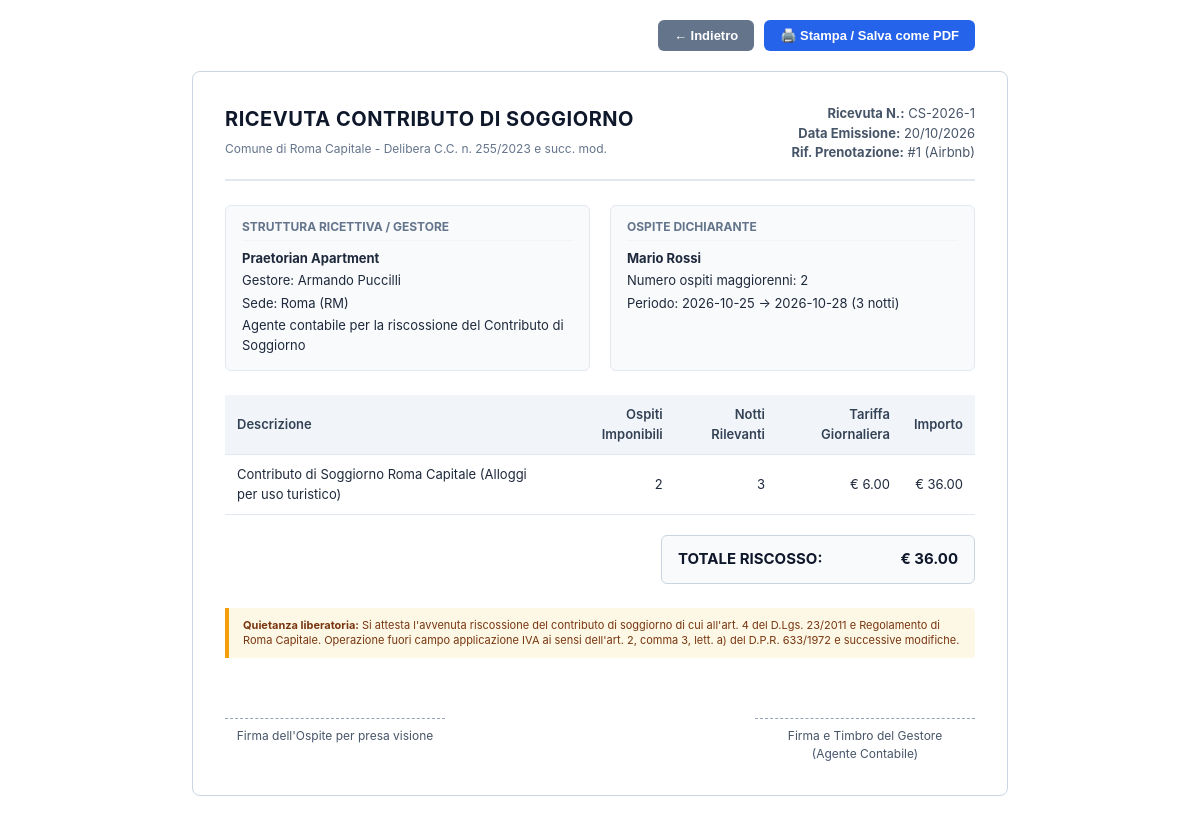
Page /dashboard/receipt/tourist-tax/1 on the committed database.
### tables this page shows
CREATE TABLE bookings (
        id INTEGER PRIMARY KEY AUTOINCREMENT,
        guest_name TEXT NOT NULL,
        channel TEXT NOT NULL,               -- Airbnb, Booking, Diretto
        check_in DATE NOT NULL,
        check_out DATE NOT NULL,
        nights INTEGER NOT NULL,
        guests_count INTEGER NOT NULL,
        gross_revenue REAL NOT NULL,         -- Incasso lordo totale
        ota_commission REAL DEFAULT 0.0,     -- Commissione portale
        cleaning_cost REAL DEFAULT 0.0,      -- Costo pulizia/lavanderia
        linen_kit_cost REAL DEFAULT 0.0,     -- Noleggio/cambio kit biancheria
        utilities_est REAL DEFAULT 0.0,      -- Quota forfettaria utenze
        net_profit REAL DEFAULT 0.0,         -- Utile netto effettivo
        created_at TIMESTAMP DEFAULT CURRENT_TIMESTAMP
    );

### app/routers/dashboard.py (the view)
@router.get("/receipt/tourist-tax/{booking_id}")
async def generate_tourist_tax_receipt(booking_id: int, request: Request):
    conn = get_db_connection()
    cursor = conn.cursor()
    cursor.execute("SELECT * FROM bookings WHERE id = ?", (booking_id,))
    booking = cursor.fetchone()
    conn.close()
    if not booking:
        raise HTTPException(status_code=404, detail="Prenotazione non trovata")
    booking = dict(booking)
    effective_nights = min(booking["nights"], 10)
    tax_total = booking["guests_count"] * effective_nights * 6.0
    today_str = date.today().strftime("%d/%m/%Y")
    receipt_year = str(booking["check_in"])[:4]
    return templates.TemplateResponse(
        request=request,
        name="receipt_tourist_tax.html",
        context={
            "booking": booking,
            "receipt_year": receipt_year,
            "tourist_tax": tax_total,
            "today_date": today_str
        }
    )

### templates/receipt_tourist_tax.html (shortened to what this page needs)
<!DOCTYPE html>
<html lang="it">
<head>
</head>
<body>
<div class="actions-bar no-print">
    <button onclick="window.history.back()" class="btn btn-secondary">&larr; Indietro</button>
    <button onclick="window.print()" class="btn">🖨️ Stampa / Salva come PDF</button>
</div>
<div class="receipt-card">
    <div class="header">
        <div>
            <h1>Ricevuta Contributo di Soggiorno</h1>
            <div style="font-size: 12px; color: #64748b;">Comune di Roma Capitale - Delibera C.C. n. 255/2023 e succ. mod.</div>
        </div>
        <div class="receipt-meta">
            <div><strong>Ricevuta N.:</strong> CS-{{ receipt_year }}-{{ booking.id }}</div>
            <div><strong>Data Emissione:</strong> {{ today_date }}</div>
            <div><strong>Rif. Prenotazione:</strong> #{{ booking.id }} ({{ booking.channel }})</div>
        </div>
    </div>
    <div class="parties">
        <div class="party">
            <div class="section-title">Struttura Ricettiva / Gestore</div>
            <p><strong>Praetorian Apartment</strong></p>
            <p>Gestore: Armando Puccilli</p>
            <p>Sede: Roma (RM)</p>
            <p>Agente contabile per la riscossione del Contributo di Soggiorno</p>
        </div>
        <div class="party">
            <div class="section-title">Ospite Dichiarante</div>
            <p><strong>{{ booking.guest_name }}</strong></p>
            <p>Numero ospiti maggiorenni: {{ booking.guests_count }}</p>
            <p>Periodo: {{ booking.check_in }} &rarr; {{ booking.check_out }} ({{ booking.nights }} notti)</p>
        </div>
    </div>
    <table>
        <thead>
            <tr>
                <th>Descrizione</th>
                <th class="num">Ospiti Imponibili</th>
                <th class="num">Notti Rilevanti</th>
                <th class="num">Tariffa Giornaliera</th>
                <th class="num">Importo</th>
            </tr>
        </thead>
        <tbody>
            <tr>
                <td>Contributo di Soggiorno Roma Capitale (Alloggi per uso turistico)</td>
                <td class="num">{{ booking.guests_count }}</td>
                <td class="num">{{ booking.nights }}</td>
                <td class="num">&euro; 6.00</td>
                <td class="num">&euro; {{ "%.2f"|format(tourist_tax) }}</td>
            </tr>
        </tbody>
    </table>
    <div class="total-box">
        <div class="total-content">
            <div class="total-row">
                <span>TOTALE RISCOSSO:</span>
                <span>&euro; {{ "%.2f"|format(tourist_tax) }}</span>
            </div>
        </div>
    </div>
    <div class="legal-note">
        <strong>Quietanza liberatoria:</strong> Si attesta l'avvenuta riscossione del contributo di soggiorno di cui all'art. 4 del D.Lgs. 23/2011 e Regolamento di Roma Capitale. Operazione fuori campo applicazione IVA ai sensi dell'art. 2, comma 3, lett. a) del D.P.R. 633/1972 e successive modifiche.
    </div>
    <div class="footer-signatures">
        <div class="signature-box">
            Firma dell'Ospite per presa visione
        </div>
        <div class="signature-box">
            Firma e Timbro del Gestore<br>(Agente Contabile)
        </div>
    </div>
</div>
</body>
</html>

### templates/receipt_tourist_tax.html (style rules this page uses)
body { font-family: -apple-system, BlinkMacSystemFont, "Segoe UI", Roboto, Helvetica, Arial, sans-serif; color: #1e293b; background: #ffffff; margin: 0; padding: 20px; font-size: 14px; line-height: 1.5; }
.receipt-card { max-width: 750px; margin: 0 auto; border: 1px solid #cbd5e1; border-radius: 8px; padding: 32px; }
.header { display: flex; justify-content: space-between; align-items: flex-start; border-bottom: 2px solid #e2e8f0; padding-bottom: 16px; margin-bottom: 24px; }
.header h1 { margin: 0 0 6px 0; font-size: 20px; color: #0f172a; text-transform: uppercase; letter-spacing: 0.5px; }
.receipt-meta { text-align: right; font-size: 13px; color: #475569; }
.section-title { font-size: 12px; font-weight: 700; text-transform: uppercase; color: #64748b; margin-bottom: 8px; border-bottom: 1px solid #f1f5f9; padding-bottom: 4px; }
.parties { display: flex; justify-content: space-between; gap: 20px; margin-bottom: 24px; }
.party { flex: 1; background: #f8fafc; border: 1px solid #e2e8f0; border-radius: 6px; padding: 12px 16px; }
.party p { margin: 3px 0; font-size: 13px; }
table { width: 100%; border-collapse: collapse; margin: 20px 0; }
th, td { padding: 10px 12px; text-align: left; border-bottom: 1px solid #e2e8f0; font-size: 13px; }
th { background-color: #f1f5f9; color: #334155; font-weight: 600; }
td.num, th.num { text-align: right; }
.total-box { display: flex; justify-content: flex-end; margin-top: 10px; margin-bottom: 24px; }
.total-content { width: 280px; background: #f8fafc; border: 1px solid #cbd5e1; border-radius: 6px; padding: 12px 16px; }
.total-row { display: flex; justify-content: space-between; font-size: 15px; font-weight: 700; color: #0f172a; }
.legal-note { background: #fdf8e6; border-left: 4px solid #f59e0b; padding: 10px 14px; font-size: 11px; color: #78350f; border-radius: 0 4px 4px 0; margin-bottom: 28px; line-height: 1.4; }
.footer-signatures { display: flex; justify-content: space-between; margin-top: 40px; padding-top: 20px; }
.signature-box { width: 220px; text-align: center; border-top: 1px dashed #94a3b8; padding-top: 8px; font-size: 12px; color: #475569; }
.actions-bar { max-width: 750px; margin: 0 auto 16px auto; display: flex; justify-content: space-between; align-items: center; }
.btn { padding: 8px 16px; background: #2563eb; color: #fff; text-decoration: none; border: none; border-radius: 6px; font-weight: 600; font-size: 13px; cursor: pointer; }
.btn-secondary { background: #64748b; }
.actions-bar { margin-bottom: 20px; display: flex; justify-content: flex-end; gap: 10px; }

### rows in the picture
bookings: id "1", channel "Airbnb", guest_name "Mario Rossi", guests_count "2", check_in "2026-10-25", check_out "2026-10-28", nights "3"

### other values in the picture
{{ receipt_year }} "2026"
{{ today_date }} "20/10/2026"
{{ "%.2f"|format(tourist_tax) }} "36.00"
